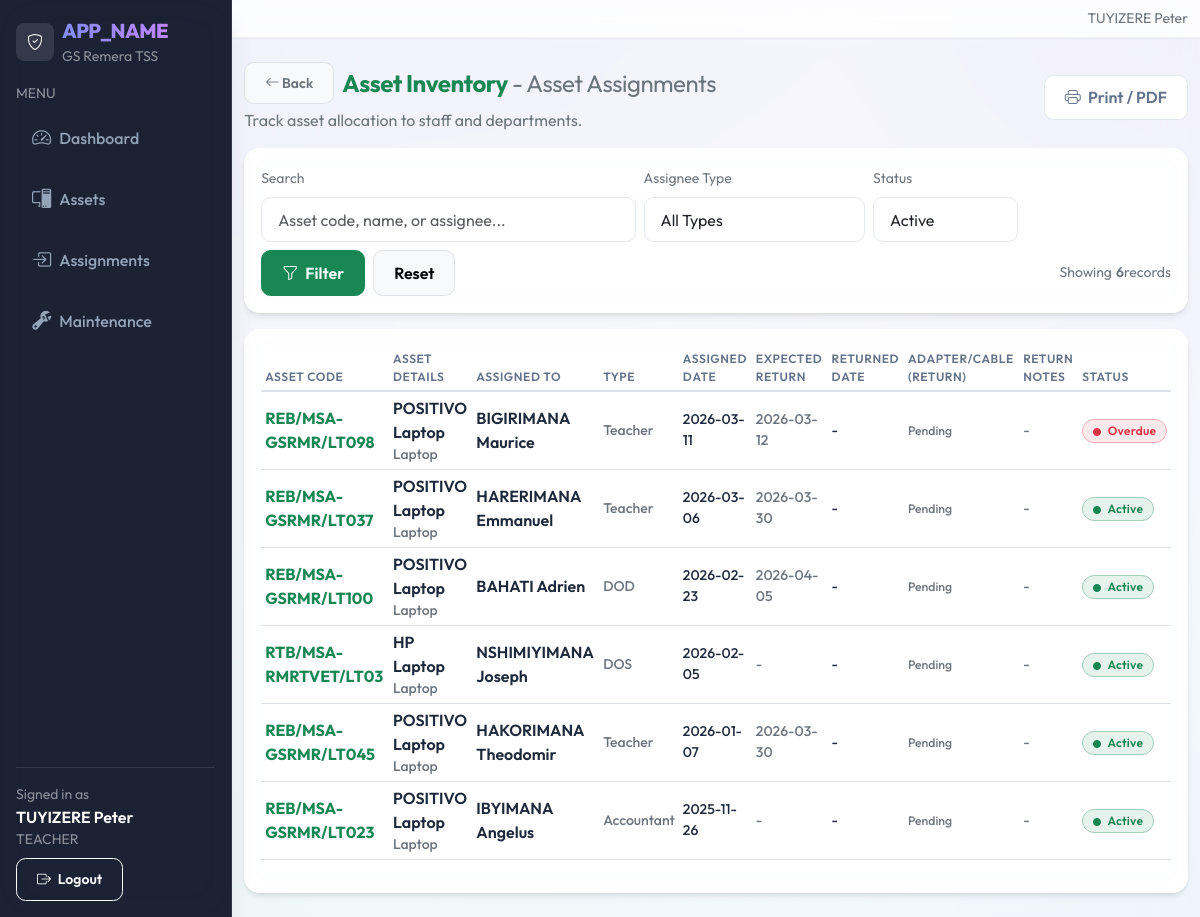
Page /reports/assignments.php (signed in) on the committed database.
### tables this page shows
CREATE TABLE `asset_assignments` (
  `id` int(10) UNSIGNED NOT NULL,
  `school_id` int(10) UNSIGNED NOT NULL,
  `approval_status` enum('pending','approved','rejected') NOT NULL DEFAULT 'approved',
  `approved_by` int(10) UNSIGNED DEFAULT NULL,
  `approved_at` datetime DEFAULT NULL,
  `approval_note` varchar(255) DEFAULT NULL,
  `asset_id` int(10) UNSIGNED NOT NULL,
  `assigned_to_type` enum('ICT Room','Teacher','Class/Department','Head Teacher','DOD','DOS','Accountant') NOT NULL,
  `assigned_to_name` varchar(120) NOT NULL,
  `assigned_date` date NOT NULL,
  `expected_return_date` date DEFAULT NULL,
  `returned_date` date DEFAULT NULL,
  `return_adapter_status` enum('Working','Damaged','Missing','N/A') DEFAULT NULL,
  `return_display_cable_status` enum('Working','Damaged','Missing','N/A') DEFAULT NULL,
  `return_notes` text,
  `notes` text,
  `created_by` int(10) UNSIGNED NOT NULL,
  `created_at` datetime NOT NULL DEFAULT CURRENT_TIMESTAMP
);

CREATE TABLE `assets` (
  `id` int(10) UNSIGNED NOT NULL,
  `school_id` int(10) UNSIGNED NOT NULL,
  `asset_code` varchar(40) NOT NULL,
  `asset_name` varchar(120) NOT NULL,
  `category_id` int(10) UNSIGNED NOT NULL,
  `brand` varchar(80) DEFAULT NULL,
  `model` varchar(80) DEFAULT NULL,
  `serial_number` varchar(80) DEFAULT NULL,
  `purchase_date` date DEFAULT NULL,
  `asset_condition` enum('New','Good','Fair','Damaged') NOT NULL DEFAULT 'Good',
  `quantity` int(10) UNSIGNED NOT NULL DEFAULT '1',
  `qty_available` int(10) UNSIGNED DEFAULT '0',
  `qty_in_use` int(10) UNSIGNED DEFAULT '0',
  `qty_maintenance` int(10) UNSIGNED DEFAULT '0',
  `qty_faulty` int(10) UNSIGNED DEFAULT '0',
  `qty_lost` int(10) UNSIGNED DEFAULT '0',
  `power_adapter` enum('Yes','No') NOT NULL DEFAULT 'No',
  `power_adapter_status` enum('Working','Damaged','Missing','N/A') NOT NULL DEFAULT 'N/A',
  `display_cable` enum('Yes','No') NOT NULL DEFAULT 'No',
  `display_cable_type` enum('HDMI','VGA','DisplayPort','DVI','USB-C','Other','N/A') NOT NULL DEFAULT 'N/A',
  `display_cable_status` enum('Working','Damaged','Missing','N/A') NOT NULL DEFAULT 'N/A',
  `status` enum('Available','In Use','Maintenance','Lost','Faulty') NOT NULL DEFAULT 'Available',
  `location_id` int(10) UNSIGNED NOT NULL,
  `image_path` varchar(255) DEFAULT NULL,
  `notes` text,
  `created_at` datetime NOT NULL DEFAULT CURRENT_TIMESTAMP,
  `updated_at` datetime DEFAULT NULL ON UPDATE CURRENT_TIMESTAMP
);

CREATE TABLE `asset_categories` (
  `id` int(10) UNSIGNED NOT NULL,
  `school_id` int(10) UNSIGNED NOT NULL,
  `name` varchar(80) NOT NULL,
  `type` enum('Electronic','Non-Electronic') NOT NULL DEFAULT 'Electronic'
);

### includes/url.php (called while the page is built, shortened)
<?php
function base_url(): string
{
  $b = defined('BASE_URL') ? (string)BASE_URL : '';
  $b = rtrim($b, '/');
  return $b;
}
function url(string $path): string
{
  $full = base_url() . $path;
  return $full === '' ? '/' : $full;
}

### reports/assignments.php (the view, shortened to what this page needs)
<?php
require_once __DIR__ . '/../includes/layout.php';
require_once __DIR__ . '/../includes/url.php';
$pdo = db();
$status = trim($_GET['status'] ?? 'Active');
$q = trim($_GET['q'] ?? '');
$sid = (int)$_SESSION['user']['school_id'];
$where = ["ast.school_id = :sid"];
$params = [':sid' => $sid];
if ($status === 'Active') {
  $where[] = "ast.returned_date IS NULL";
} elseif ($status === 'Returned') {
  $where[] = "ast.returned_date IS NOT NULL";
}
$sql = "
  SELECT
    ast.id as assignment_id, ast.assigned_to_type, ast.assigned_to_name,
    ast.assigned_date, ast.expected_return_date, ast.returned_date,
    ast.return_adapter_status, ast.return_display_cable_status, ast.return_notes, ast.notes as assignment_notes,
    a.asset_code, a.asset_name,
    c.name AS category_name
  FROM asset_assignments ast
  JOIN assets a ON a.id = ast.asset_id
  JOIN asset_categories c ON c.id = a.category_id
";
if ($where) $sql .= " WHERE " . implode(" AND ", $where);
$sql .= " ORDER BY ast.assigned_date DESC, ast.assigned_to_name LIMIT 1000";
$stmt = $pdo->prepare($sql);
$stmt->execute($params);
$assignments = $stmt->fetchAll();
$reportIdentity = 'Asset Inventory';
?>
<div class="d-flex align-items-center justify-content-between flex-wrap gap-2 mb-3">
  <div>
    <div class="d-flex align-items-center gap-2 mb-1">
      <a href="<?php echo htmlspecialchars(url('/reports/index.php')); ?>" class="btn btn-sm btn-light border text-secondary"><i class="bi bi-arrow-left"></i> Back</a>
      <h1 class="h4 mb-0 text-success fw-bold"><?php echo htmlspecialchars($reportIdentity); ?> <span class="text-secondary fw-normal">- Asset Assignments</span></h1>
    </div>
    <div class="text-secondary">Track asset allocation to staff and departments.</div>
  </div>
  <div class="d-flex gap-2">
    <?php
      $qs = $_GET;
      $printUrl = url('/reports/print_assignments.php') . (empty($qs) ? '' : ('?' . http_build_query($qs)));
    ?>
    <a class="btn btn-outline-secondary" target="_blank" href="<?php echo htmlspecialchars($printUrl); ?>">
      <i class="bi bi-printer me-1"></i> Print / PDF
    </a>
  </div>
</div>
<div class="card table-card mb-3">
  <div class="card-body">
    <form class="row g-2 align-items-end" method="get">
      <div class="col-12 col-md-5">
        <label class="form-label small text-secondary">Search</label>
        <input class="form-control" name="q" placeholder="Asset code, name, or assignee..." value="<?php echo htmlspecialchars($q); ?>">
      </div>
      <div class="col-12 col-md-3">
        <label class="form-label small text-secondary">Assignee Type</label>
        <select class="form-select" name="assignee_type">
          <option value="">All Types</option>
        </select>
      </div>
      <div class="col-12 col-md-2">
        <label class="form-label small text-secondary">Status</label>
        <select class="form-select" name="status">
          <option value="Active" <?php echo ($status === 'Active') ? 'selected' : ''; ?>>Active</option>
        </select>
      </div>
      <div class="col-12 d-flex gap-2">
        <button class="btn btn-success" type="submit">
          <i class="bi bi-funnel me-1"></i> Filter
        </button>
        <a class="btn btn-light border" href="<?php echo htmlspecialchars(url('/reports/assignments.php')); ?>">
          Reset
        </a>
        <div class="ms-auto small text-secondary d-flex align-items-center">
          Showing <span class="fw-semibold ms-1"><?php echo count($assignments); ?></span> records
        </div>
      </div>
    </form>
  </div>
</div>
<div class="card table-card">
  <div class="card-body">
    <div class="table-responsive">
      <table class="table table-sm align-middle table-hover">
        <thead>
          <tr class="text-secondary small">
            <th>Asset Code</th>
            <th>Asset Details</th>
            <th>Assigned To</th>
            <th>Type</th>
            <th>Assigned Date</th>
            <th>Expected Return</th>
            <th>Returned Date</th>
            <th>Adapter/Cable (Return)</th>
            <th>Return Notes</th>
            <th>Status</th>
          </tr>
        </thead>
        <tbody>
          <?php foreach ($assignments as $ast): ?>
            <tr>
              <td class="fw-bold text-success"><?php echo htmlspecialchars($ast['asset_code']); ?></td>
              <td>
                <div class="fw-semibold"><?php echo htmlspecialchars($ast['asset_name']); ?></div>
                <div class="small text-secondary"><?php echo htmlspecialchars($ast['category_name']); ?></div>
              </td>
              <td class="fw-semibold"><?php echo htmlspecialchars($ast['assigned_to_name']); ?></td>
              <td class="small text-secondary"><?php echo htmlspecialchars($ast['assigned_to_type']); ?></td>
              <td class="small"><?php echo htmlspecialchars($ast['assigned_date']); ?></td>
              <td class="small text-secondary"><?php echo htmlspecialchars($ast['expected_return_date'] ?: '-'); ?></td>
              <td class="small"><?php echo htmlspecialchars($ast['returned_date'] ?: '-'); ?></td>
              <td class="small">
                <?php if ($ast['returned_date']): ?>
                  <div class="mb-1">
                    <?php if ($ast['return_adapter_status'] === 'Working'): ?>
                      <span class="text-success small"><i class="bi bi-plug"></i> Pwr: Working</span>
                    <?php elseif ($ast['return_adapter_status'] === 'Damaged'): ?>
                      <span class="text-danger small"><i class="bi bi-plug"></i> Pwr: Damaged</span>
                    <?php elseif ($ast['return_adapter_status'] === 'Missing'): ?>
                      <span class="text-dark small"><i class="bi bi-plug"></i> Pwr: Missing</span>
                    <?php endif; ?>
                  </div>
                  <div>
                    <?php if ($ast['return_display_cable_status'] === 'Working'): ?>
                      <span class="text-info small"><i class="bi bi-hdmi"></i> Cable: Working</span>
                    <?php elseif ($ast['return_display_cable_status'] === 'Damaged'): ?>
                      <span class="text-danger small"><i class="bi bi-hdmi"></i> Cable: Damaged</span>
                    <?php elseif ($ast['return_display_cable_status'] === 'Missing'): ?>
                      <span class="text-dark small"><i class="bi bi-hdmi"></i> Cable: Missing</span>
                    <?php endif; ?>
                  </div>
                  <?php if (!$ast['return_adapter_status'] && !$ast['return_display_cable_status']): ?>
                    <span class="text-secondary">-</span>
                  <?php endif; ?>
                <?php else: ?>
                  <span class="text-secondary small italic">Pending</span>
                <?php endif; ?>
              </td>
              <td class="small text-secondary">
                <div class="text-truncate" style="max-width: 150px;" title="<?php echo htmlspecialchars($ast['return_notes'] ?: ''); ?>">
                  <?php echo htmlspecialchars($ast['return_notes'] ?: '-'); ?>
                </div>
              </td>
              <td>
                <?php if ($ast['returned_date']): ?>
                  <span class="badge bg-secondary bg-opacity-10 text-secondary border border-secondary-subtle">Returned</span>
                <?php else: ?>
                  <?php
                    $isOverdue = $ast['expected_return_date'] && strtotime($ast['expected_return_date']) < time();
                    $badgeClass = $isOverdue ? 'danger' : 'success';
                    $badgeText = $isOverdue ? 'Overdue' : 'Active';
                  ?>
                  <span class="badge bg-<?php echo $badgeClass; ?> bg-opacity-10 text-<?php echo $badgeClass; ?> border border-<?php echo $badgeClass; ?>-subtle">
                    <i class="bi bi-circle-fill me-1" style="font-size: 0.5rem; vertical-align: middle;"></i> <?php echo $badgeText; ?>
                  </span>
                <?php endif; ?>
              </td>
            </tr>
          <?php endforeach; ?>
        </tbody>
      </table>
    </div>
  </div>
</div>

### assets/css/app.css (style rules this page uses)
:root { --gs-primary: #4f46e5; --gs-primary-hover: #4338ca; --gs-secondary: #8b5cf6; --gs-sidebar-bg: #0f172a; --gs-sidebar-muted: #94a3b8; --gs-sidebar-active-bg: rgba(255, 255, 255, 0.1); --gs-sidebar-active-text: #ffffff; --gs-bg: #f8fafc; --gs-card-bg: #ffffff; --gs-text: #1e293b; --gs-text-muted: #64748b; --gs-border: #e2e8f0; --shadow-sm: 0 1px 2px 0 rgba(0, 0, 0, 0.05); --shadow-md: 0 4px 6px -1px rgba(0, 0, 0, 0.1), 0 2px 4px -1px rgba(0, 0, 0, 0.06); --shadow-lg: 0 10px 15px -3px rgba(0, 0, 0, 0.1), 0 4px 6px -2px rgba(0, 0, 0, 0.05); --shadow-xl: 0 20px 25px -5px rgba(0, 0, 0, 0.1), 0 10px 10px -5px rgba(0, 0, 0, 0.04); }
body { font-family: 'Outfit', sans-serif; background-color: var(--gs-bg); background-image: radial-gradient(at 0% 0%, rgba(79, 70, 229, 0.15) 0px, transparent 50%), radial-gradient(at 100% 0%, rgba(139, 92, 246, 0.15) 0px, transparent 50%), radial-gradient(at 100% 100%, rgba(56, 189, 248, 0.15) 0px, transparent 50%), radial-gradient(at 0% 100%, rgba(20, 184, 166, 0.15) 0px, transparent 50%); background-attachment: fixed; color: var(--gs-text); -webkit-font-smoothing: antialiased; }
.card { background: rgba(255, 255, 255, 0.9); backdrop-filter: blur(10px); border: 1px solid rgba(255, 255, 255, 0.8); border-radius: 1rem; box-shadow: var(--shadow-md); transition: transform 0.3s cubic-bezier(0.4, 0, 0.2, 1), box-shadow 0.3s cubic-bezier(0.4, 0, 0.2, 1); overflow: hidden; }
.table-card { border: 1px solid rgba(255, 255, 255, 0.6); }
.btn { font-weight: 600; border-radius: 0.6rem; padding: 0.6rem 1.25rem; transition: all 0.3s cubic-bezier(0.4, 0, 0.2, 1); }
.btn-outline-secondary { color: var(--gs-text-muted); border-color: var(--gs-border); background: white; }
h1, h2, h3, h4, h5, h6, .h1, .h2, .h3, .h4, .h5, .h6 { font-weight: 700; letter-spacing: -0.02em; color: #0f172a; }
.badge { font-weight: 600; padding: 0.4em 0.8em; border-radius: 2rem; letter-spacing: 0.02em; }
.form-control, .form-select { border-radius: 0.6rem; border: 1px solid var(--gs-border); padding: 0.6rem 1rem; transition: all 0.2s ease; background: rgba(255, 255, 255, 0.9); }
.table { vertical-align: middle; }
.table th { font-weight: 600; text-transform: uppercase; font-size: 0.75rem; letter-spacing: 0.05em; color: var(--gs-text-muted); border-bottom-width: 2px; background-color: transparent !important; }
.table td { color: var(--gs-text); font-weight: 500; background-color: transparent !important; }

### rows in the picture
asset_assignments: asset.asset_code "REB/MSA-GSRMR/LT098", asset.asset_name "POSITIVO Laptop", asset_categories.name "Laptop", assigned_to_name "BIGIRIMANA Maurice", assigned_to_type "Teacher", assigned_date "2026-03-11", expected_return_date "2026-03-12", returned_date "-", shows "Pending", return_notes "-"
asset_assignments: asset.asset_code "REB/MSA-GSRMR/LT037", asset.asset_name "POSITIVO Laptop", asset_categories.name "Laptop", assigned_to_name "HARERIMANA Emmanuel", assigned_to_type "Teacher", assigned_date "2026-03-06", expected_return_date "2026-03-30", returned_date "-", shows "Pending", return_notes "-"
asset_assignments: asset.asset_code "REB/MSA-GSRMR/LT100", asset.asset_name "POSITIVO Laptop", asset_categories.name "Laptop", assigned_to_name "BAHATI Adrien", assigned_to_type "DOD", assigned_date "2026-02-23", expected_return_date "2026-04-05", returned_date "-", shows "Pending", return_notes "-"
asset_assignments: asset.asset_code "RTB/MSA-RMRTVET/LT03", asset.asset_name "HP Laptop", asset_categories.name "Laptop", assigned_to_name "NSHIMIYIMANA Joseph", assigned_to_type "DOS", assigned_date "2026-02-05", expected_return_date "-", returned_date "-", shows "Pending", return_notes "-"
asset_assignments: asset.asset_code "REB/MSA-GSRMR/LT045", asset.asset_name "POSITIVO Laptop", asset_categories.name "Laptop", assigned_to_name "HAKORIMANA Theodomir", assigned_to_type "Teacher", assigned_date "2026-01-07", expected_return_date "2026-03-30", returned_date "-", shows "Pending", return_notes "-"
asset_assignments: asset.asset_code "REB/MSA-GSRMR/LT023", asset.asset_name "POSITIVO Laptop", asset_categories.name "Laptop", assigned_to_name "IBYIMANA Angelus", assigned_to_type "Accountant", assigned_date "2025-11-26", expected_return_date "-", returned_date "-", shows "Pending", return_notes "-"

### other values in the picture
$appTitle "APP_NAME"
$user['school_name'] "GS Remera TSS"
$item['label'] "Dashboard"
$item['label'] "Assets"
$item['label'] "Assignments"
$item['label'] "Maintenance"
$fullName ?: 'User' "TUYIZERE Peter"
$role ?: '-' "TEACHER"
$fullName ?: '' "TUYIZERE Peter"
$reportIdentity "Asset Inventory"
count($assignments) "6"
